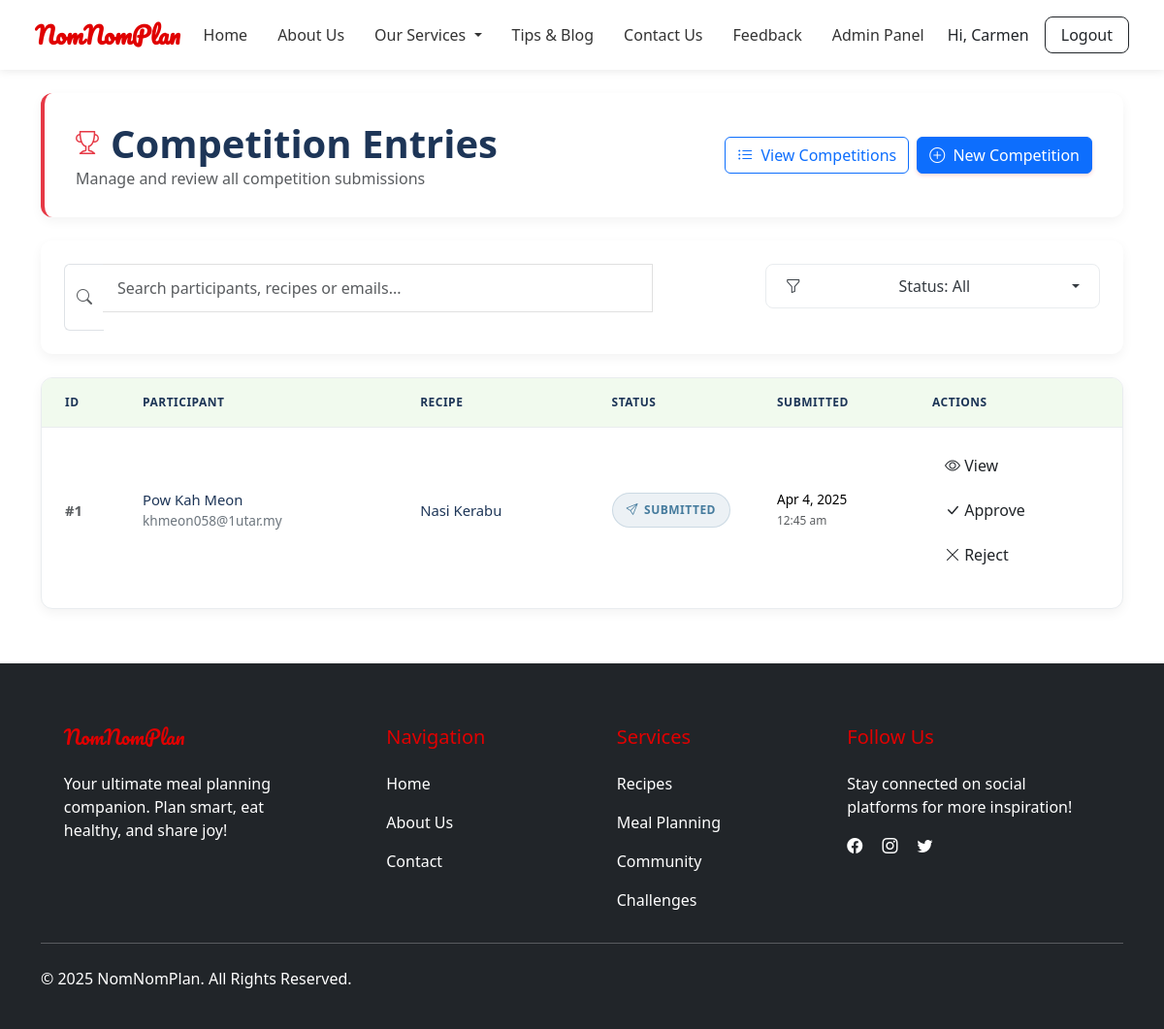
Page /competition-module/view-entries.php (signed in) on the earlier database version.
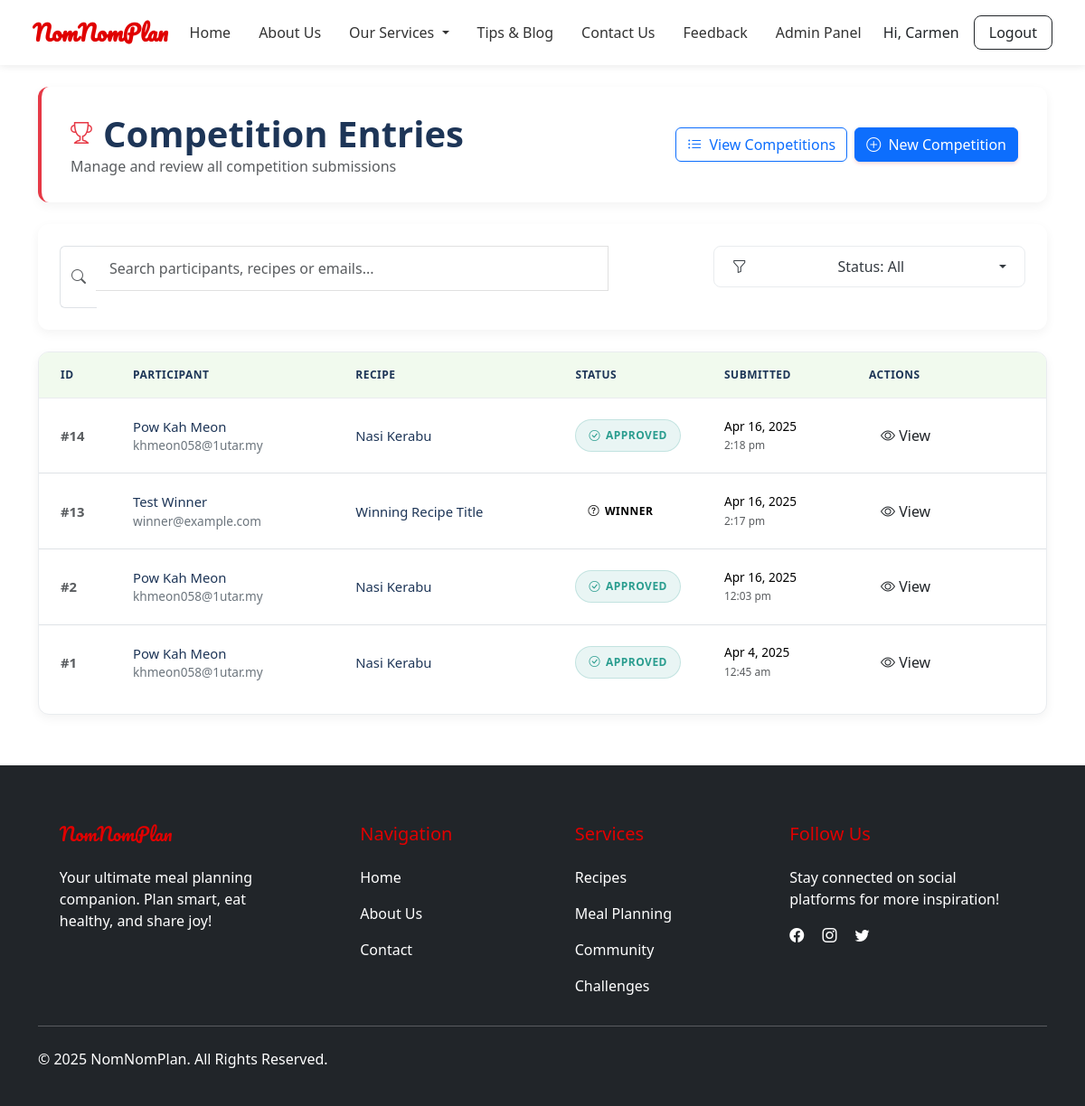
Same page on the later database version.
### tables this page shows
CREATE TABLE `competition_entries` (
  `entry_id` int(11) NOT NULL,
  `user_id` int(11) NOT NULL,
  `competition_id` int(11) NOT NULL,
  `recipe_id` int(11) NOT NULL,
  `status` varchar(20) DEFAULT 'submitted',
  `submitted_at` datetime DEFAULT current_timestamp(),
  `winner_name` varchar(255) DEFAULT NULL
);

CREATE TABLE `users` (
  `id` int(11) NOT NULL,
  `name` varchar(100) NOT NULL,
  `email` varchar(100) NOT NULL,
  `avatar_url` varchar(255) DEFAULT NULL,
  `password` varchar(255) NOT NULL,
  `role` enum('user','admin') DEFAULT 'user',
  `created_at` timestamp NOT NULL DEFAULT current_timestamp(),
  `status` enum('active','pending','inactive') DEFAULT 'pending'
);

CREATE TABLE `recipes` (
  `id` int(11) NOT NULL,
  `title` varchar(255) NOT NULL,
  `description` text DEFAULT NULL,
  `ingredients` longtext DEFAULT NULL,
  `steps` longtext DEFAULT NULL,
  `cuisine` varchar(100) DEFAULT NULL,
  `prep_time` int(11) DEFAULT NULL,
  `cook_time` int(11) DEFAULT NULL,
  `total_time` int(11) DEFAULT NULL,
  `difficulty` enum('easy','medium','hard') DEFAULT NULL,
  `nutrition` longtext DEFAULT NULL,
  `status` enum('draft','pending','approved','rejected') DEFAULT 'pending',
  `is_public` tinyint(1) DEFAULT 1,
  `view_count` int(11) DEFAULT 0,
  `created_by` int(11) DEFAULT NULL,
  `created_at` timestamp NOT NULL DEFAULT current_timestamp(),
  `updated_at` timestamp NOT NULL DEFAULT current_timestamp() ON UPDATE current_timestamp(),
  `admin_note` text DEFAULT NULL,
  `image_url` varchar(255) DEFAULT NULL,
  `instructions` text DEFAULT NULL
);

### competition-module/view-entries.php (the view, shortened to what the changed rows need)
<?php
include '../includes/db.php';
$sql = "SELECT
    ce.entry_id AS id,
    u.name AS name,
    u.email AS email,
    r.title AS recipe_name,
    ce.status,
    r.id AS recipe_id,
    ce.submitted_at
FROM competition_entries ce
JOIN users u ON ce.user_id = u.id
JOIN recipes r ON ce.recipe_id = r.id";
$sql .= " ORDER BY ce.submitted_at DESC";
$stmt = $conn->prepare($sql);
$stmt->execute();
$result = $stmt->get_result();
?>
<!DOCTYPE html>
<html lang="en">
<head>
    <link href="https://cdn.jsdelivr.net/npm/bootstrap@5.3.2/dist/css/bootstrap.min.css" rel="stylesheet">
    <link href="https://cdn.jsdelivr.net/npm/bootstrap-icons@1.10.5/font/bootstrap-icons.css" rel="stylesheet">
</head>
<body class="d-flex flex-column min-vh-100">
<?php include '../navbar.php'; ?>
<main class="container flex-grow-1 py-4">
    <div class="page-header">
        <div class="d-flex flex-column flex-md-row justify-content-between align-items-start align-items-md-center">
            <div class="mb-3 mb-md-0">
                <h1 class="page-title">
                    <i class="bi bi-trophy"></i> Competition Entries
                </h1>
            </div>
        </div>
    </div>
    <?php if (mysqli_num_rows($result) > 0): ?>
        <div class="table-container">
            <div class="table-responsive">
                <table class="table table-hover align-middle">
                    <thead>
                        <tr>
                            <th width="80">ID</th>
                            <th>Participant</th>
                            <th>Recipe</th>
                            <th width="140">Status</th>
                            <th width="160">Submitted</th>
                            <th width="220">Actions</th>
                        </tr>
                    </thead>
                    <tbody>
                        <?php while ($row = $result->fetch_assoc()): ?>
                            <tr>
                                <td class="fw-semibold text-muted">#<?= htmlspecialchars($row['id']) ?></td>
                                <td>
                                    <div class="d-flex flex-column">
                                        <span class="participant-name"><?= htmlspecialchars($row['name']) ?></span>
                                        <span class="participant-email"><?= htmlspecialchars($row['email']) ?></span>
                                    </div>
                                </td>
                                <td>
                                    <a href="view.php?id=<?= $row['recipe_id'] ?>" class="recipe-name text-decoration-none">
                                        <?= htmlspecialchars($row['recipe_name']) ?>
                                    </a>
                                </td>
                                <td>
                                    <span class="status-badge badge-<?= strtolower($row['status']) ?>">
                                        <i class="bi <?=
                                            match(strtolower($row['status'])) {
                                                'approved' => 'bi-check-circle',
                                                'rejected' => 'bi-x-circle',
                                                'pending' => 'bi-hourglass',
                                                'submitted' => 'bi-send',
                                                default => 'bi-question-circle'
                                            }
                                        ?>"></i>
                                        <?= htmlspecialchars($row['status']) ?>
                                    </span>
                                </td>
                                <td class="submission-date">
                                    <?= date("M j, Y", strtotime($row['submitted_at'])) ?>
                                    <br>
                                    <small class="text-muted"><?= date("g:i a", strtotime($row['submitted_at'])) ?></small>
                                </td>
                                <td>
                                    <div class="action-btns">
                                        <a href="view.php?id=<?= $row['recipe_id'] ?>"
                                           class="btn action-btn view-btn"
                                           data-bs-toggle="tooltip" data-bs-placement="top" title="View Recipe">
                                            <i class="bi bi-eye"></i>
                                            <span class="d-none d-md-inline">View</span>
                                        </a>
                                        <?php if ($row['status'] == 'submitted' || $row['status'] == 'pending'): ?>
                                            <a href="approve_reject.php?id=<?= $row['id'] ?>&action=approve"
                                               class="btn action-btn approve-btn"
                                               data-bs-toggle="tooltip" data-bs-placement="top" title="Approve Entry">
                                                <i class="bi bi-check-lg"></i>
                                                <span class="d-none d-md-inline">Approve</span>
                                            </a>
                                            <a href="approve_reject.php?id=<?= $row['id'] ?>&action=reject"
                                               class="btn action-btn reject-btn"
                                               data-bs-toggle="tooltip" data-bs-placement="top" title="Reject Entry">
                                                <i class="bi bi-x-lg"></i>
                                                <span class="d-none d-md-inline">Reject</span>
                                            </a>
                                        <?php endif; ?>
                                    </div>
                                </td>
                            </tr>
                        <?php endwhile; ?>
                    </tbody>
                </table>
            </div>
        </div>
    <?php endif; ?>
</main>
<?php include '../includes/footer.php'; ?>
</body>
</html>

Differences in the rows shown:
added competition_entries: entry_id "14", user.name "Pow Kah Meon", user.email "khmeon058@1utar.my", recipe.title "Nasi Kerabu", status "APPROVED", submitted_at "Apr 16, 2025", submitted_at "2:18 pm"
added competition_entries: entry_id "13", user.name "Test Winner", user.email "winner@example.com", recipe.title "Winning Recipe Title", status "WINNER", submitted_at "Apr 16, 2025", submitted_at "2:17 pm"
added competition_entries: entry_id "2", user.name "Pow Kah Meon", user.email "khmeon058@1utar.my", recipe.title "Nasi Kerabu", status "APPROVED", submitted_at "Apr 16, 2025", submitted_at "12:03 pm"
changed competition_entries "Apr 4, 2025": status "SUBMITTED" → "APPROVED"; no longer shows "Approve Reject"
